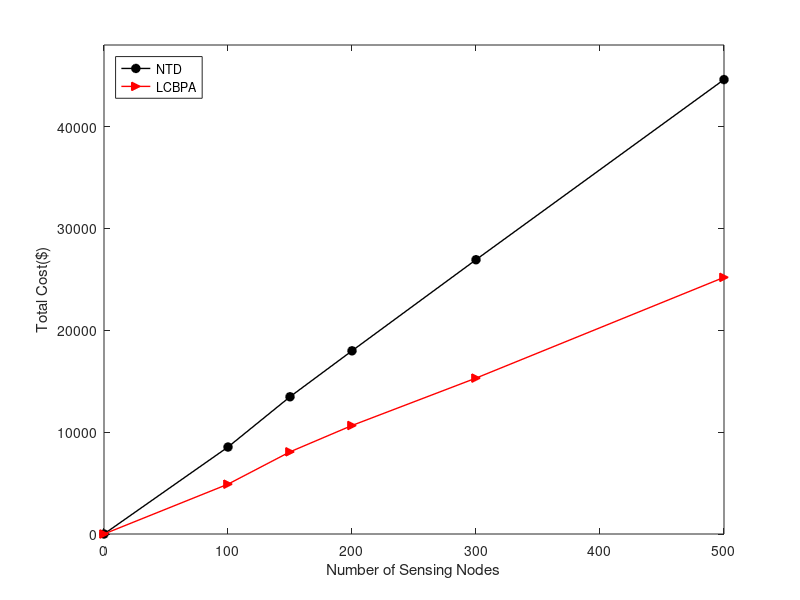

This figure's MATLAB source:
%total cost
%
clc;
clear;

x = [0 100 150 200 300 500];
y1 = [0 8537 13470 17981 26923 44606];
y2 = [0 4892 8064 10652 15303 25192];

figure;
fi = plot(x,y1,'-oblack','LineWidth',1.0,'MarkerFaceColor','black');hold on
     plot(x,y2,'->red','LineWidth',1.0,'MarkerFaceColor','red')
     
%set(gca,'YTickLabel',{'','','1.0x10^5','','2.0x10^5','','3.0x10^5','','4.0x10^5','4.5x10^5'},'LineWidth',0.5)
axis([0 500 0 48000])
xlabel('Number of Sensing Nodes');
ylabel('Total Cost($)');
legend('NTD','LCBPA','Location','NorthWest');
     